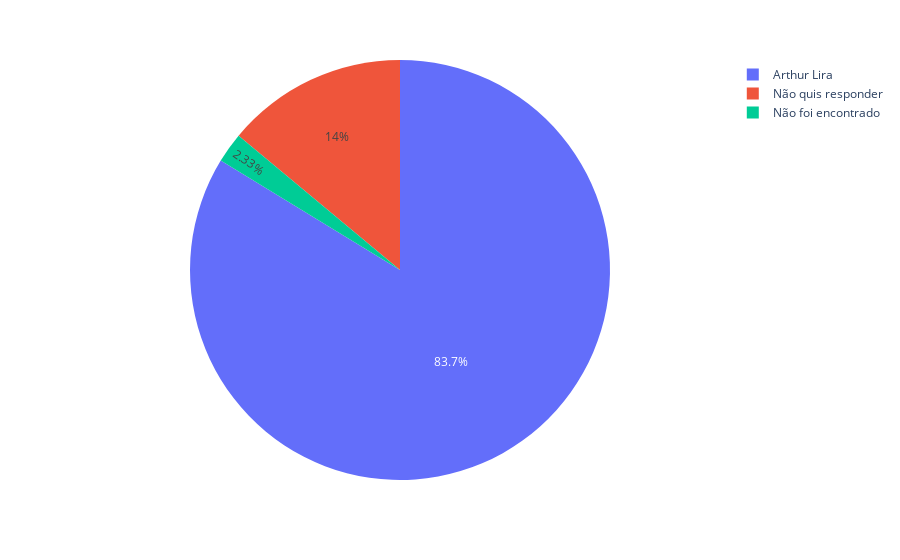

The cell this chart's notebook holds for it:
### Code cell
display(grafico_pl)

### Figure 1 — Plotly figure (JSON) as saved in the notebook; plotly's stock layout.template omitted (floating-point values rounded to 4 significant figures)
{"data": [{"domain": {"x": [0, 1], "y": [0, 1]}, "hovertemplate": "Voto=%{label}<extra></extra>", "labels": ["Arthur Lira", "Arthur Lira", "Arthur Lira", "Arthur Lira", "Arthur Lira", "Arthur Lira", "Arthur Lira", "Arthur Lira", "Arthur Lira", "Arthur Lira", "Arthur Lira", "Arthur Lira", "Arthur Lira", "Arthur Lira", "Arthur Lira", "Arthur Lira", "Arthur Lira", "Arthur Lira", "Arthur Lira", "Arthur Lira", "Arthur Lira", "Arthur Lira", "Arthur Lira", "Arthur Lira", "Arthur Lira", "Arthur Lira", "Arthur Lira", "Arthur Lira", "Arthur Lira", "Arthur Lira", "Arthur Lira", "Arthur Lira", "Arthur Lira", "Arthur Lira", "Arthur Lira", "Arthur Lira", "Não quis responder", "Não quis responder", "Não quis responder", "Não quis responder", "Não quis responder", "Não quis responder", "Não foi encontrado"], "legendgroup": "", "name": "", "showlegend": true, "type": "pie"}], "layout": {"legend": {"tracegroupgap": 0}, "margin": {"t": 60}}}
